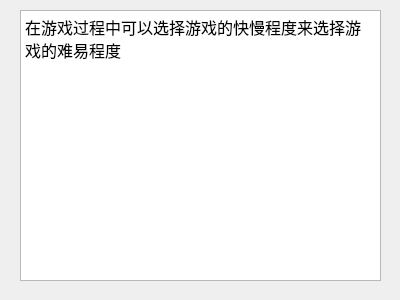
<?xml version="1.0" encoding="UTF-8"?>
<ui version="4.0">
 <class>Describegame</class>
 <widget class="QWidget" name="Describegame">
  <property name="geometry">
   <rect>
    <x>0</x>
    <y>0</y>
    <width>400</width>
    <height>300</height>
   </rect>
  </property>
  <property name="windowTitle">
   <string>Describegame</string>
  </property>
  <widget class="QTextEdit" name="textEdit">
   <property name="geometry">
    <rect>
     <x>20</x>
     <y>10</y>
     <width>361</width>
     <height>271</height>
    </rect>
   </property>
   <property name="html">
    <string>&lt;!DOCTYPE HTML PUBLIC &quot;-//W3C//DTD HTML 4.0//EN&quot; &quot;http://www.w3.org/TR/REC-html40/strict.dtd&quot;&gt;
&lt;html&gt;&lt;head&gt;&lt;meta name=&quot;qrichtext&quot; content=&quot;1&quot; /&gt;&lt;style type=&quot;text/css&quot;&gt;
p, li { white-space: pre-wrap; }
&lt;/style&gt;&lt;/head&gt;&lt;body style=&quot; font-family:'SimSun'; font-size:9pt; font-weight:400; font-style:normal;&quot;&gt;
&lt;p style=&quot; margin-top:0px; margin-bottom:0px; margin-left:0px; margin-right:0px; -qt-block-indent:0; text-indent:0px;&quot;&gt;&lt;span style=&quot; font-size:12pt;&quot;&gt;在游戏过程中可以选择游戏的快慢程度来选择游戏的难易程度&lt;/span&gt;&lt;/p&gt;&lt;/body&gt;&lt;/html&gt;</string>
   </property>
  </widget>
 </widget>
 <layoutdefault spacing="6" margin="11"/>
 <resources/>
 <connections/>
</ui>
